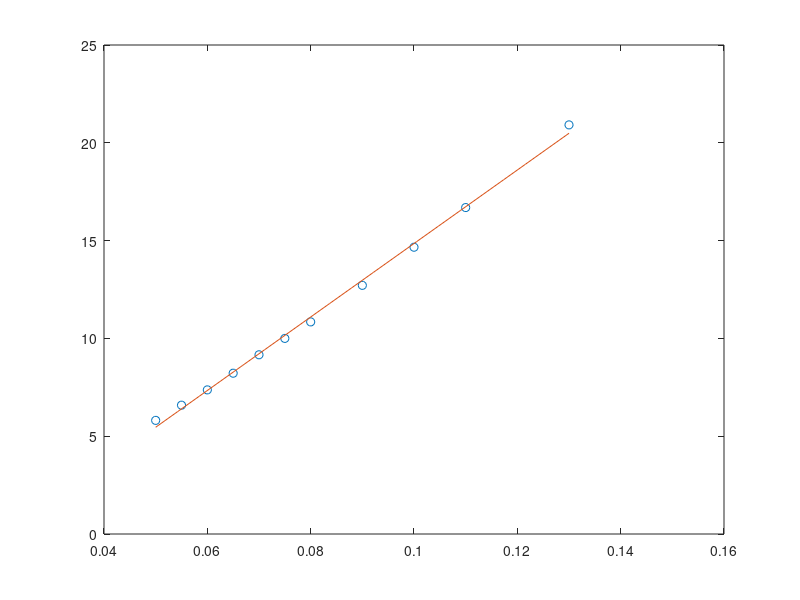

This figure's MATLAB source:
% J1=scatteredInterpolant(TezistaTrouglova(1,:)',TezistaTrouglova(2,:)',B0(2,:)');
% pdeplot(model,'XYData',J1(p1(1,:)',p1(2,:)'))
% R=(ksil^2+psil^2+h^2)^(1/2);
% B0x=@(x,y)(((x^2+y^2+h^2)^(1/2))^(-5))*(3*h*x);
SilaDrag=[-4.9453*10^(-4) -4.8377*10^(-4) -4.7420*10^(-4) -4.6542*10^(-4) -4.5647*10^(-4) -4.4510*10^(-4) -4.3711*10^(-4) -4.2632*10^(-4) -4.1125*10^(-4) -3.8991*10^(-4) -3.5959*10^(-4) -3.1728*10^(-4) -2.5998*10^(-4) -1.8619*10^(-4) -1.6952*10^(-4) -1.5227*10^(-4) -1.3449*10^(-4) -1.1623*10^(-4) -9.7531*10^(-5) -7.8469*10^(-5) -5.9112*10^(-5) -3.9527*10^(-5) -1.9797*10^(-5) -1.9804*10^(-6)];
SilaLift=[3.3603*10^(-4) 3.2696*10^(-4) 3.1535*10^(-4) 3.0018*10^(-4) 2.7991*10^(-4) 2.5229*10^(-4) 2.3479*10^(-4) 2.1422*10^(-4) 1.9015*10^(-4) 1.6230*10^(-4) 1.3076*10^(-4) 9.643*10^(-5) 6.1599*10^(-5) 3.0329*10^(-5) 2.4974*10^(-5) 2.0038*10^(-5) 1.5545*10^(-5) 1.1545*10^(-5) 8.0931*10^(-6) 5.2167*10^(-6) 2.9477*10^(-6) 1.3109*10^(-6) 3.2459*10^(-7) 2.5255*10^(-9)];
SilaTrans=[1.6384*10^(-6) 1.5783*10^(-6) 1.5101*10^(-6) 1.4218*10^(-6) 1.3039*10^(-6) 1.1372*10^(-6) 1.0373*10^(-6) 9.1842*10^(-7) 7.8162*10^(-7) 6.3087*10^(-7) 4.7096*10^(-7) 3.0885*10^(-7) 1.7483*10^(-7) 7.1626*10^(-8) 5.6696*10^(-8) 4.3248*10^(-8) 3.1940*10^(-8) 2.1959*10^(-8) 1.4636*10^(-8) 8.4311*10^(-9) 4.0995*10^(-9) 1.1074*10^(-9) -1.6900*10^(-10) -7.8352*10^(-11)];
Brzine=[100 90 80 70 60 50 45 40 35 30 25 20 15 10 9 8 7 6 5 4 3 2 1 0.1];
h=[0.13 0.11 0.1 0.09 0.08 0.075 0.07 0.065 0.06 0.055 0.05];
% C=((mi0)^2)*(57*10^(6))/(128*pi*h^3);
SilaDragH=[-1.0928*10^(-4) -2.1513*10^(-4) -3.1728*10^(-4) -4.8675*10^(-4) -7.8425*10^(-4) -0.0010 -0.0013 -0.0018 -0.0025 -0.0035 -0.0051];
SilaLiftH=[3.2806*10^(-5) 6.4760*10^(-5) 9.6430*10^(-5) 1.4854*10^(-4) 2.3899*10^(-4) 3.0926-10^(-4) 4.0668*10^(-4) 5.4473*10^(-4) 7.4547*10^(-4) 0.0010 0.0015];
SilaTransH=[8.6073*10^(-9) 1.8184*10^(-7) 3.0885*10^(-7) 5.6846*10^(-7) 1.1104*10^(-6) 1.6233*10^(-6) 2.3877*10^(-6) 3.6586*10^(-6) 5.6765*10^(-6) 9.1275*10^(-6) 1.4949*10^(-5) ];
plot(Brzine,-SilaDrag,'LineWidth',0.9,'Marker','o')
hold on
plot(Brzine,SilaLift,'LineWidth',0.9,'Marker','*')
hold off
plot(Brzine,SilaTrans)
plot(h,-SilaDragH,'LineWidth',0.9,'Marker','o')
SilaDragH1=(-SilaDragH).^(-1/3);
plot(h,SilaDragH1,'LineStyle','none','Marker','o')
hold on
xq=linspace(min(h),max(h),20);
P = polyfit(h,SilaDragH1,1);
yfit = P(1)*xq+P(2);
plot(xq,yfit);
hold off